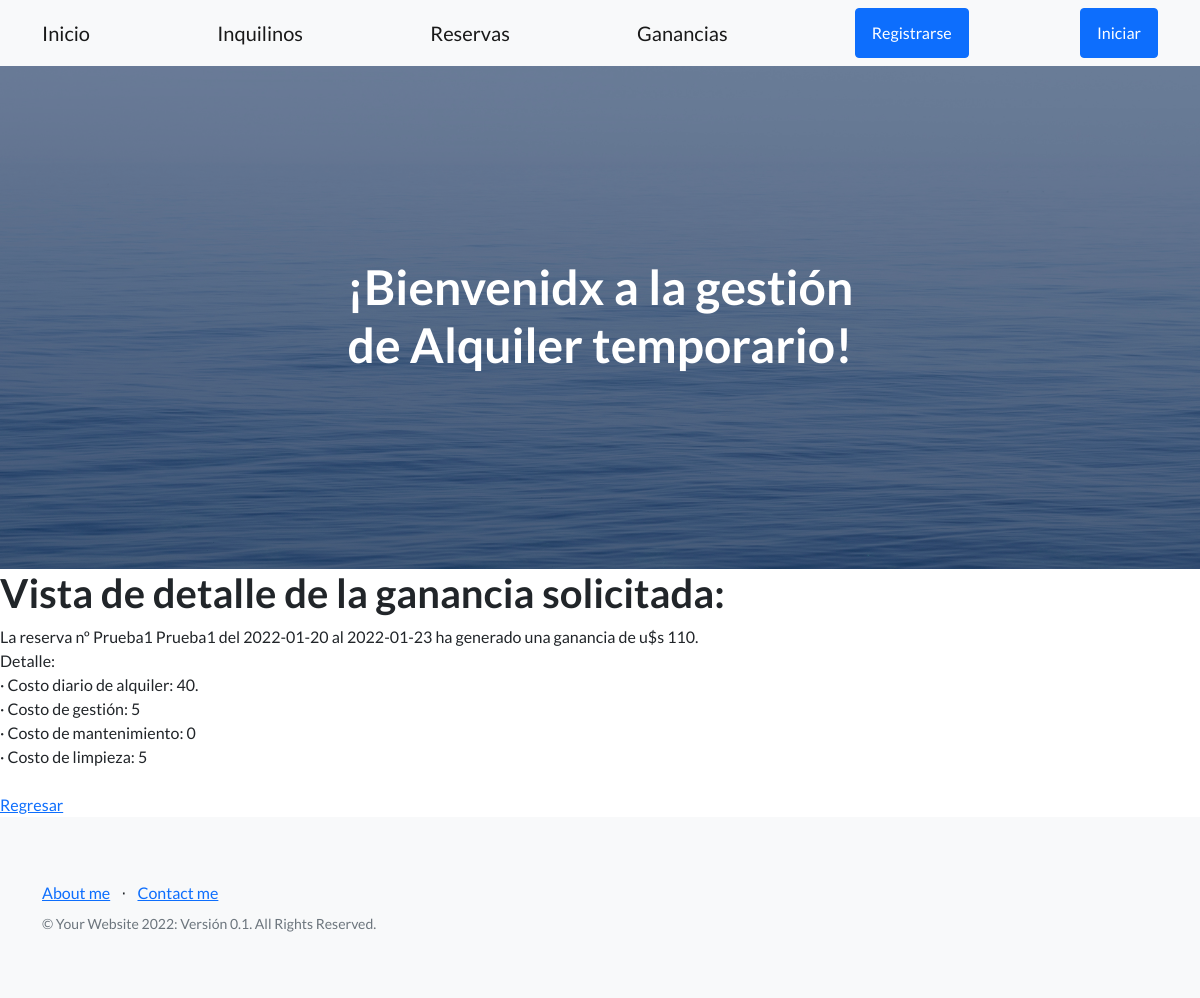
/emp-app1/gain-detail/6, run on the app's committed database.
### EmpApp1/models.py (models this page shows, shortened)
class Gain (models.Model):
    booking= models.ForeignKey(Booking, on_delete= models.CASCADE)
    daily_price = models.IntegerField(verbose_name= 'Precio diario')
    manag_cost = models.IntegerField(verbose_name= 'Costo de gestion')
    maint_cost = models.IntegerField(verbose_name= 'Costo de mantenimiento')
    clean_cost = models.IntegerField(verbose_name= 'Costo de limpieza')
    gain = models.IntegerField(verbose_name= 'Ganancia')
    class Meta:
        db_table = 'Gain'
        verbose_name = 'Ganancia'
        verbose_name_plural = 'Ganancias'
        ordering = ['id']

class Booking (models.Model):
    person = models.ForeignKey(Person,on_delete=models.CASCADE, blank= False, null= False, verbose_name= 'Inquilino')
    date_in = models.DateField(max_length=30, verbose_name= 'Fecha de entrada')
    date_out = models.DateField(max_length=30, verbose_name= 'Fecha de salida')
    def __str__(self):
        return f'{self.person} del {self.date_in} al {self.date_out}'
    class Meta:
        db_table = 'Booking'
        verbose_name = 'Reserva'
        verbose_name_plural = 'Reservas'

class Person (models.Model):
    first_name = models.CharField(max_length=30, verbose_name= 'Nombre')
    last_name = models.CharField(max_length=30, verbose_name= 'Apellido')
    dni = models.CharField(max_length=10, verbose_name='DNI')
    tel = models.CharField(max_length=30, verbose_name= 'Telefono')
    email = models.EmailField(max_length=50, verbose_name= 'Email')
    def __str__(self):
        return f'{self.first_name} {self.last_name}'
    class Meta:
        db_table = 'Person'
        verbose_name = 'Inquilino'
        verbose_name_plural = 'Inquilinos'
        ordering = ['last_name']

### EmpApp1/views.py (the view)
# urls.py: path('gain-detail/<pk>',gain_detail.as_view() , name="gain-detail"),
class gain_detail (DetailView):
    model = Gain
    template_name = 'gain_detail.html'
    context_object_name = "gain"

### EmpApp1/Templates/gain_detail.html
{% extends 'temp_padre.html' %}
{% load static %}
{% block ContenidoQueCambia %}
    <h1>Vista de detalle de la ganancia solicitada:</h1>
    La reserva nº {{gain.booking}} ha generado una ganancia de u$s {{gain.gain}}. <br>
    Detalle: <br>
    · Costo diario de alquiler: {{gain.daily_price}}. <br>
    · Costo de gestión: {{gain.manag_cost}} <br>
    · Costo de mantenimiento: {{gain.maint_cost}} <br>
    · Costo de limpieza: {{gain.clean_cost}} <br>
    <br>
    <a href="{% url 'gain-read' %}">Regresar</a>
{% endblock ContenidoQueCambia %}

### data on the page
Gain: booking "Prueba1 Prueba1 del 2022-01-20 al 2022-01-23", gain "110", daily_price "40", manag_cost "5", maint_cost "0", clean_cost "5"
